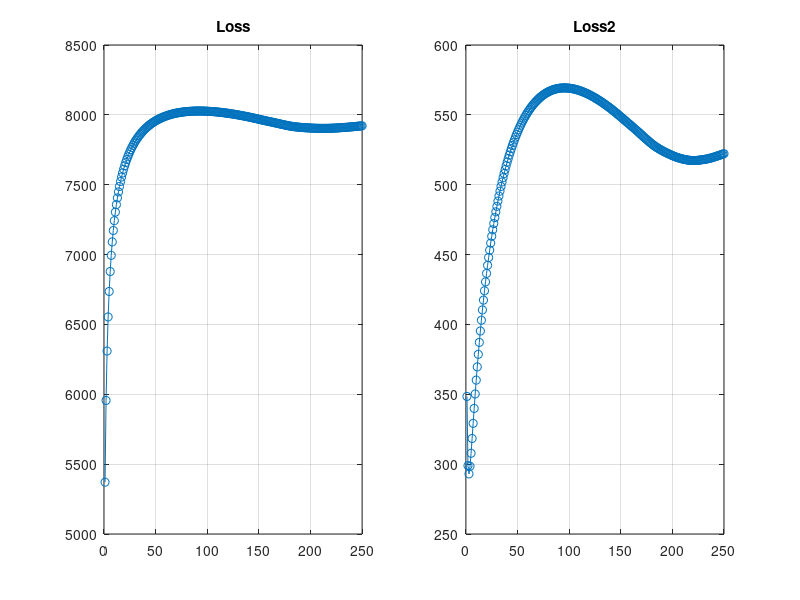
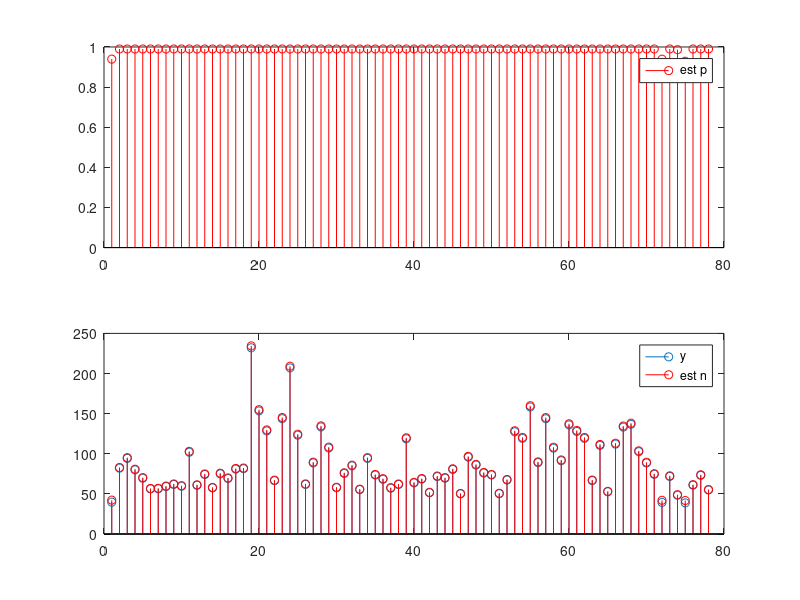

These charts were generated, in order, by the following MATLAB code:


close all;
clear all;

load atl_data.mat;

%%
m = 78;

K = 3; 


% make p bounded between [p_min, p_max]
p_min = 0.01;
p_max = 0.99;

A = A - diag(diag(A));
D = sum(A,2);
L = diag(D) - A; 


%%
%lambda_1 = 0.2; 
lambda_1 = 0.001; 
lambda_2 = 0.001;

P = eye(m) - X*pinv(X'*X)*X';

%%
iter = 250; %500; 
loss = zeros(iter,1);
loss2 = zeros(iter,1); %log domain in 1st term


% initial value


p_level = 0.5;
p_est = ones(m,1)*p_level;
%p_est = y./n_est;
%p_est = p_min + rand(m,1)*(p_max-p_min);

n_est = y./p_est; 


    % in (log n, log p) domain
    
    v_min = log(p_min);
    v_max = log(p_max);
    
    u = log(n_est);
    v = log(p_est);
    
    logy = log(y);
    
    
    %iterations
    step = 1e-2; %1e-3; 
    inner_iter = 5;
    y_scale = 1/m;
    
    for ii = 1:iter
        
        for inter_ii = 1:inner_iter
           
            du1 = -2* (logy -(u + v))*y_scale;
            
            n_est = exp(u);
            dn2 = 2*lambda_2*P*n_est;
            du2 = dn2.*n_est;
            
            u = u - step*(du1+du2);
            u_min = 0;
            
            u(u < u_min) =u_min;
            
        end
        
        for inter_ii = 1:inner_iter
            
            dv1 = -2*(logy -(u+v))*y_scale;
            
            p_est = exp(v);
            dp2 =  2*lambda_1*L*p_est;
            dv2 = dp2.*p_est;
            
            v = v - step*(dv1+dv2);
            
            v(v>v_max) = v_max; 
            v(v<v_min) = v_min;
            
        end
        
        n_est = exp(u);
        p_est = exp(v);
        
        loss(ii) = y_scale*norm(y - n_est.*p_est).^2 + lambda_1*p_est'*L*p_est ...
            + lambda_2*n_est'*P*n_est;
        
        loss2(ii) = norm(logy - (u+v)).^2 + lambda_1*p_est'*L*p_est ...
            + lambda_2*n_est'*P*n_est;
        
    end
    
    n_est = y./p_est;
    %
    figure(1);%clf; 
    subplot(121);
    plot(loss,'-o'); 
    title('Loss'); grid on;
    subplot(122);
    plot(loss2,'-o'); 
    title('Loss2'); grid on;
    
    figure; subplot(2,1,1);  stem(p_est,'r'); legend('est p')
    
    subplot(2,1,2); stem(y); hold on; stem(n_est,'r'); legend('y','est n')
    
    disp('y, n_est')
    [y n_est]
    %%
    disp('p, p_est')
    [p_est]








